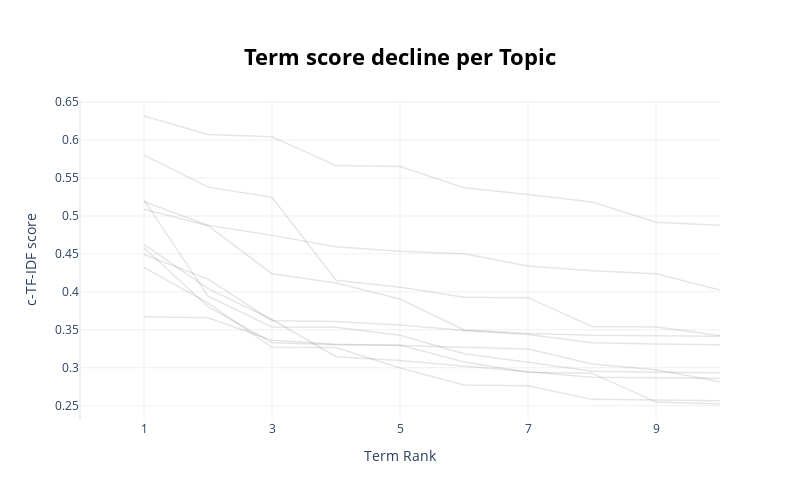

Here is the notebook cell this chart was saved with:
### Markdown cell above
rank c-tf-idf của các từ theo thứ tự giảm dần

### Code cell
topic_model.visualize_term_rank() # => visualize_term_rank (rank, score)

### Figure 1 — Plotly figure (JSON) as saved in the notebook; plotly's stock layout.template omitted (floating-point values rounded to 4 significant figures)
{"data": [{"hovertext": "<b>Topic 0</b>:nhập_học_điền_lý_lịch_học_bạ_hợp_lệ", "line": {"color": "black", "width": 1.5}, "mode": "lines+lines", "name": "", "opacity": 0.1, "type": "scatter", "x": [1, 2, 3, 4, 5, 6, 7, 8, 9, 10], "y": [0.5188, 0.4879, 0.4745, 0.4594, 0.4537, 0.4504, 0.4342, 0.4278, 0.4239, 0.4025]}, {"hovertext": "<b>Topic 1</b>:tuyển_dụng_đào_tạo_thực_tập_tuyển_l", "line": {"color": "black", "width": 1.5}, "mode": "lines+lines", "name": "", "opacity": 0.1, "type": "scatter", "x": [1, 2, 3, 4, 5, 6, 7, 8, 9, 10], "y": [0.5213, 0.3943, 0.3537, 0.3535, 0.3429, 0.3186, 0.3074, 0.2954, 0.2943, 0.2936]}, {"hovertext": "<b>Topic 2</b>:nhặt_đánh_rơi_quên_thẻ_hậu_tạ_khóa_", "line": {"color": "black", "width": 1.5}, "mode": "lines+lines", "name": "", "opacity": 0.1, "type": "scatter", "x": [1, 2, 3, 4, 5, 6, 7, 8, 9, 10], "y": [0.4581, 0.3805, 0.3331, 0.3304, 0.3301, 0.3076, 0.294, 0.293, 0.2548, 0.2523]}, {"hovertext": "<b>Topic 3</b>:tuyển_sinh_đào_tạo_xét_tuyển_tuyển_", "line": {"color": "black", "width": 1.5}, "mode": "lines+lines", "name": "", "opacity": 0.1, "type": "scatter", "x": [1, 2, 3, 4, 5, 6, 7, 8, 9, 10], "y": [0.4324, 0.3852, 0.327, 0.3266, 0.2997, 0.2772, 0.2763, 0.2584, 0.2575, 0.2566]}, {"hovertext": "<b>Topic 4</b>:lớp_học_trường_học_năm_học_nhà_trườ", "line": {"color": "black", "width": 1.5}, "mode": "lines+lines", "name": "", "opacity": 0.1, "type": "scatter", "x": [1, 2, 3, 4, 5, 6, 7, 8, 9, 10], "y": [0.6318, 0.6074, 0.6045, 0.5665, 0.5652, 0.5374, 0.5284, 0.5184, 0.4919, 0.488]}, {"hovertext": "<b>Topic 5</b>:chất_lượng_cao_công_nghệ_thông_tin_", "line": {"color": "black", "width": 1.5}, "mode": "lines+lines", "name": "", "opacity": 0.1, "type": "scatter", "x": [1, 2, 3, 4, 5, 6, 7, 8, 9, 10], "y": [0.4493, 0.4169, 0.362, 0.3611, 0.3564, 0.3491, 0.3437, 0.3329, 0.3313, 0.3303]}, {"hovertext": "<b>Topic 6</b>:ký_túc_xá_phòng_trọ_giường_gác_xép_", "line": {"color": "black", "width": 1.5}, "mode": "lines+lines", "name": "", "opacity": 0.1, "type": "scatter", "x": [1, 2, 3, 4, 5, 6, 7, 8, 9, 10], "y": [0.5803, 0.5381, 0.5247, 0.4154, 0.4063, 0.3931, 0.3924, 0.3545, 0.3536, 0.3426]}, {"hovertext": "<b>Topic 7</b>:cã³_cã_á___ã_dá__ä__â__áº_thá_báº", "line": {"color": "black", "width": 1.5}, "mode": "lines+lines", "name": "", "opacity": 0.1, "type": "scatter", "x": [1, 2, 3, 4, 5, 6, 7, 8, 9, 10], "y": [0.3671, 0.366, 0.3364, 0.331, 0.3294, 0.3273, 0.3246, 0.3049, 0.2974, 0.2817]}, {"hovertext": "<b>Topic 8</b>:trung_học_phổ_thông_học_bạ_đầu_vào_", "line": {"color": "black", "width": 1.5}, "mode": "lines+lines", "name": "", "opacity": 0.1, "type": "scatter", "x": [1, 2, 3, 4, 5, 6, 7, 8, 9, 10], "y": [0.5088, 0.4873, 0.424, 0.4116, 0.3906, 0.3498, 0.3453, 0.3428, 0.3421, 0.3416]}, {"hovertext": "<b>Topic 9</b>:tuyển_dụng_đào_tạo_teambuilding_phầ", "line": {"color": "black", "width": 1.5}, "mode": "lines+lines", "name": "", "opacity": 0.1, "type": "scatter", "x": [1, 2, 3, 4, 5, 6, 7, 8, 9, 10], "y": [0.4625, 0.4044, 0.3636, 0.3146, 0.3097, 0.3023, 0.2947, 0.2877, 0.2868, 0.2863]}], "layout": {"height": 500, "hoverlabel": {"bgcolor": "white", "font": {"family": "Rockwell", "size": 16}}, "showlegend": false, "title": {"font": {"color": "Black", "size": 22}, "text": "<b>Term score decline per Topic</b>", "x": 0.5, "xanchor": "center", "y": 0.9, "yanchor": "top"}, "width": 800, "xaxis": {"dtick": 2, "range": [0, 10], "tick0": 1, "title": {"text": "Term Rank"}}, "yaxis": {"title": {"text": "c-TF-IDF score"}}}}
